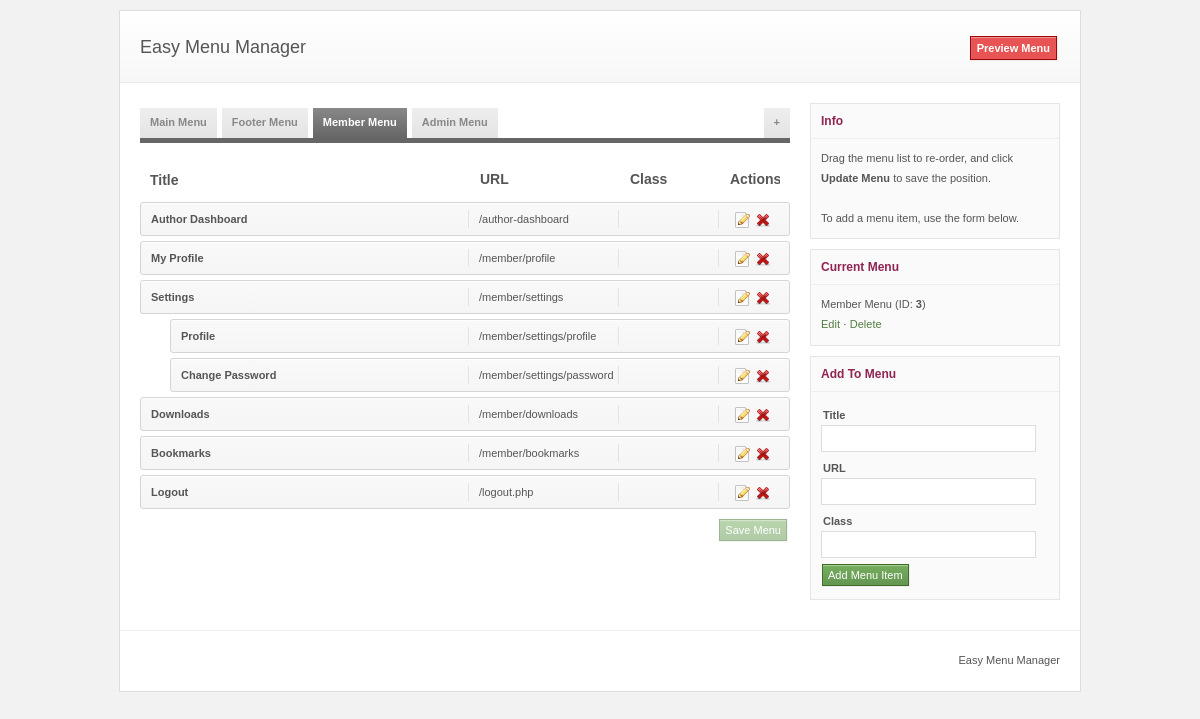
Screenshot of /codecanyon-474819-easy-menu-manager/emm/index.php?act=menu&group_id=3 with the database file from the repository.
### tables this page shows
CREATE TABLE IF NOT EXISTS `menu` (
  `id` tinyint(3) unsigned NOT NULL AUTO_INCREMENT,
  `parent_id` tinyint(3) unsigned NOT NULL DEFAULT '0',
  `title` varchar(255) NOT NULL DEFAULT '',
  `url` varchar(255) NOT NULL DEFAULT '',
  `class` varchar(255) NOT NULL DEFAULT '',
  `position` tinyint(3) unsigned NOT NULL DEFAULT '0',
  `group_id` tinyint(3) unsigned NOT NULL DEFAULT '1',
  PRIMARY KEY (`id`)
);

CREATE TABLE IF NOT EXISTS `menu_group` (
  `id` smallint(5) unsigned NOT NULL AUTO_INCREMENT,
  `title` varchar(255) NOT NULL,
  PRIMARY KEY (`id`)
);

### codecanyon-474819-easy-menu-manager/emm/includes/db.php (called while the page is built, shortened)
<?php
class DB {
	var $link;
	var $result;
	function Connect($host, $user, $pass, $db_name) {
		$this->link = mysql_connect($host, $user, $pass);
		return $this->link;
	}
	function Execute($sql) {
		$this->result = mysql_query($sql, $this->link);
		return $this->result;
	}
	function GetAll($sql) {
		$this->Execute($sql);
		$data = array();
		if ($this->result) {
			while ($row = mysql_fetch_assoc($this->result)) {
				$data[] = $row;
			}
		}
		return $data;
	}
	function GetAssoc($sql) {
		$this->Execute($sql);
		$data = array();
		if ($this->result) {
			$num_fields = mysql_num_fields($this->result);
			if ($num_fields == 2) {
				while ($row = mysql_fetch_row($this->result)) {
					$data[$row[0]] = $row[1];
				}
			} elseif ($num_fields > 2) {
				while ($row = mysql_fetch_row($this->result)) {
					$k = $row[0];
					$v = array_slice($row, 1);
					$data[$k] = $v;
				}
			}
		}
		return $data;
	}
}

### codecanyon-474819-easy-menu-manager/emm/includes/functions.php (called while the page is built, shortened)
<?php
function site_url($url = '') {
	if (!empty($url)) {
		return _BASE_URL . 'index.php?act=' . $url;
	}
	return _BASE_URL;
}

### codecanyon-474819-easy-menu-manager/emm/modules/menu.php (the view, shortened to what this page needs)
<?php
class Menu extends GController {
	public function index() {
		$group_id = 1;
		if (isset($_GET['group_id'])) {
			$group_id = (int)$_GET['group_id'];
		}
		$menu = $this->get_menu($group_id);
		$data['menu_ul'] = '<ul id="easymm"></ul>';
		if ($menu) {
			include _DOC_ROOT . 'includes/tree.php';
			$tree = new Tree;
			foreach ($menu as $row) {
				$tree->add_row(
					$row[MENU_ID],
					$row[MENU_PARENT],
					' id="menu-'.$row[MENU_ID].'" class="sortable"',
					$this->get_label($row)
				);
			}
			$data['menu_ul'] = $tree->generate_list('id="easymm"');
		}
		$data['group_id'] = $group_id;
		$data['group_title'] = $this->get_menu_group_title($group_id);
		$data['menu_groups'] = $this->get_menu_groups();
		$this->view('menu', $data);
	}
	private function get_menu($group_id) {
		$sql = sprintf(
			'SELECT * FROM %s WHERE %s = %s ORDER BY %s, %s',
			MENU_TABLE,
			MENU_GROUP,
			$group_id,
			MENU_PARENT,
			MENU_POSITION
		);
		return $this->db->GetAll($sql);
	}
	private function get_menu_groups() {
		$sql = sprintf(
			'SELECT %s, %s FROM %s',
			MENUGROUP_ID,
			MENUGROUP_TITLE,
			MENUGROUP_TABLE
		);
		return $this->db->GetAssoc($sql);
	}
	private function get_menu_group_title($group_id) {
		$sql = sprintf(
			'SELECT %s FROM %s WHERE %s = %s',
			MENUGROUP_TITLE,
			MENUGROUP_TABLE,
			MENUGROUP_ID,
			$group_id
		);
		return $this->db->GetOne($sql);
	}
	private function get_label($row) {
		$label =
			'<div class="ns-row">' .
				'<div class="ns-title">'.$row[MENU_TITLE].'</div>' .
				'<div class="ns-url">'.$row[MENU_URL].'</div>' .
				'<div class="ns-class">'.$row[MENU_CLASS].'</div>' .
				'<div class="ns-actions">' .
					'<a href="#" class="edit-menu" title="Edit">' .
						'<img src="'._BASE_URL.'templates/images/edit.png" alt="Edit">' .
					'</a>' .
					'<a href="#" class="delete-menu" title="Delete">' .
						'<img src="'._BASE_URL.'templates/images/cross.png" alt="Delete">' .
					'</a>' .
					'<input type="hidden" name="menu_id" value="'.$row[MENU_ID].'">' .
				'</div>' .
			'</div>';
		return $label;
	}
}

### codecanyon-474819-easy-menu-manager/emm/includes/tree.php (shortened to what this page needs)
<?php
class Tree {
	var $data;
	function add_row($id, $parent, $li_attr, $label) {
		$this->data[$parent][] = array('id' => $id, 'li_attr' => $li_attr, 'label' => $label);
	}
	function generate_list($ul_attr = '') {
		return $this->ul(0, $ul_attr);
	}
	function ul($parent = 0, $attr = '') {
		static $i = 1;
		$indent = str_repeat("\t\t", $i);
		if (isset($this->data[$parent])) {
			if ($attr) {
				$attr = ' ' . $attr;
			}
			$html = "\n$indent";
			$html .= "<ul$attr>";
			foreach ($this->data[$parent] as $row) {
				$child = $this->ul($row['id']);
				$html .= "\n\t$indent";
				$html .= '<li'. $row['li_attr'] . '>';
				$html .= $row['label'];
				if ($child) {
					$html .= $child;
					$html .= "\n\t$indent";
				}
				$html .= '</li>';
			}
			$html .= "\n$indent</ul>";
			return $html;
		} else {
			return false;
		}
	}
}

### codecanyon-474819-easy-menu-manager/emm/templates/menu.php (shortened to what this page needs)
<!DOCTYPE HTML>
<html lang="en">
<head>
<link rel="stylesheet" href="<?php echo _BASE_URL; ?>templates/css/style.css">
</head>
<body>
	<div id="wrapper">
		<header>
			<h1><a href="<?php echo site_url(); ?>">Easy Menu Manager</a></h1>
			<div id="link">
				<a class="button red" href="../sample/sample.php" target="_blank">Preview Menu</a>
			</div>
		</header>
		<div id="content">
			<div id="main">
				<ul id="menu-group">
					<?php foreach ((array)$menu_groups as $id => $title) : ?>
					<li id="group-<?php echo $id; ?>">
						<a href="<?php echo site_url('menu&amp;group_id=' . $id); ?>">
							<?php echo $title; ?>
						</a>
					</li>
					<?php endforeach; ?>
					<li id="add-group"><a href="<?php echo site_url('menu_group.add'); ?>" title="Add New Menu">+</a></li>
				</ul>
				<form method="post" id="form-menu" action="<?php echo site_url('menu.save_position'); ?>">
					<div class="ns-row" id="ns-header">
						<div class="ns-actions">Actions</div>
						<div class="ns-class">Class</div>
						<div class="ns-url">URL</div>
						<div class="ns-title">Title</div>
					</div>
					<?php echo $menu_ul; ?>
					<div id="ns-footer">
						<button type="submit" class="button green small" id="btn-save-menu">Save Menu</button>
					</div>
				</form>
			</div>
			<aside>
				<section class="box">
					<h2>Info</h2>
					<div>
						<p>Drag the menu list to re-order, and click <b>Update Menu</b> to save the position.</p>
						<p>To add a menu item, use the form below.</p>
					</div>
				</section>
				<section class="box">
					<h2>Current Menu</h2>
					<div>
						<span id="edit-group-input"><?php echo $group_title; ?></span>
						(ID: <b><?php echo $group_id; ?></b>)
						<div>
							<a id="edit-group" href="#">Edit</a>
							<?php if ($group_id > 1) : ?>
							&middot; <a id="delete-group" href="#">Delete</a>
							<?php endif; ?>
						</div>
					</div>
				</section>
				<section class="box">
					<h2>Add To Menu</h2>
					<div>
						<form id="form-add-menu" method="post" action="<?php echo site_url('menu.add'); ?>">
							<p>
								<label for="menu-title">Title</label>
								<input type="text" name="title" id="menu-title">
							</p>
							<p>
								<label for="menu-url">URL</label>
								<input type="text" name="url" id="menu-url">
							</p>
							<p>
								<label for="menu-class">Class</label>
								<input type="text" name="class" id="menu-class">
							</p>
							<p class="buttons">
								<button id="add-menu" type="submit" class="button green small">Add Menu Item</button>
							</p>
						</form>
					</div>
				</section>
			</aside>
		</div>
		<footer>
			Easy Menu Manager
		</footer>
	</div>
</body>
</html>

### rows the page displays
menu: title "Author Dashboard", url "/author-dashboard"
menu: title "My Profile", url "/member/profile"
menu: title "Settings", url "/member/settings"
menu: title "Profile", url "/member/settings/profile"
menu: title "Change Password", url "/member/settings/password"
menu: title "Downloads", url "/member/downloads"
menu: title "Bookmarks", url "/member/bookmarks"
menu: title "Logout", url "/logout.php"
menu_group: title "Member Menu", id "3"

### other values shown
$title "Main Menu"
$title "Footer Menu"
$title "Member Menu"
$title "Admin Menu"
